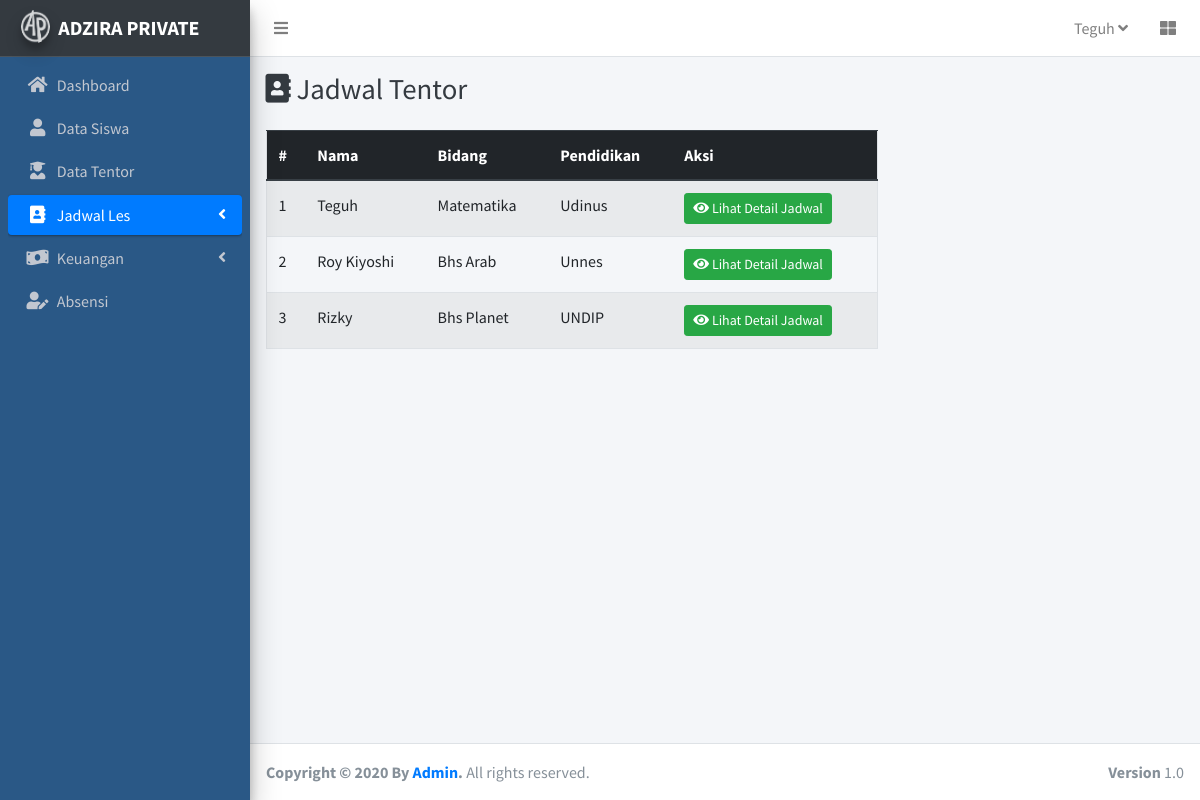
The app's page /index.php/c_jadwal/index2 with its own data.
### tables this page shows
CREATE TABLE `tentor` (
  `id_tentor` int(11) NOT NULL,
  `nama` varchar(50) NOT NULL,
  `alamat` varchar(255) NOT NULL,
  `no_tlp` varchar(13) NOT NULL,
  `bidang_keahlian` varchar(50) DEFAULT NULL,
  `sekolah` varchar(50) DEFAULT NULL,
  `jurusan` varchar(50) DEFAULT NULL,
  `semester` int(11) DEFAULT NULL,
  `image` varchar(50) DEFAULT NULL
);

### application/controllers/C_Jadwal.php (called while the page is built, shortened)
<?php
class C_Jadwal extends CI_Controller{
    public function __construct()
    {
        $this->load->model('Jadwal_model');
        $this->load->model('Siswa_model');
        $this->load->model('Tentor_model');
    }
    public function index2()
    {
        $data['siswa'] = $this->Siswa_model->getAllSiswa();
        $data['tentor'] = $this->Tentor_model->getAllTentor();
        $data['hari'] = ['Senin','Selasa','Rabu','Kamis','Jumat','Sabtu','Minggu'];
        $data['judul'] = 'Jadwal Siswa';
        $data['aktifdashboard'] = '';
        $data['aktifsiswa'] = '';
        $data['aktiftentor'] = '';
        $data['aktifjadwal'] = 'active';
        $data['aktifabsensi'] = '';
        $data['aktifkeuangan'] = '';
        $data['user'] = $this->db->get_where('admin')->row_array();
        $this->load->view('template/header',$data);
        $this->load->view('jadwal/index2',$data);
        $this->load->view('template/footer');
        $this->load->view('modal/index');
    }
}

### index.php (called while the page is built, shortened)
<?php
require_once BASEPATH.'core/CodeIgniter.php';

### application/models/Tentor_model.php (called while the page is built, shortened)
<?php
class Tentor_model extends CI_model{
    public function getAllTentor()
    {
        return $this->db->get('tentor')->result_array();
    }
}

### application/views/template/header.php (shortened to what this page needs)
<!DOCTYPE html>
<html>
<head>
  <link rel="stylesheet" href="<?= base_url();?>assetAdmin/plugins/fontawesome-free/css/all.min.css">
  <link rel="stylesheet" href="https://code.ionicframework.com/ionicons/2.0.1/css/ionicons.min.css">
  <link rel="stylesheet" href="<?= base_url();?>assetAdmin/plugins/tempusdominus-bootstrap-4/css/tempusdominus-bootstrap-4.min.css">
  <link rel="stylesheet" href="<?= base_url();?>assetAdmin/plugins/icheck-bootstrap/icheck-bootstrap.min.css">
  <link rel="stylesheet" href="<?= base_url();?>assetAdmin/plugins/jqvmap/jqvmap.min.css">
  <link rel="stylesheet" href="<?= base_url();?>assetAdmin/dist/css/adminlte.min.css">
  <link rel="stylesheet" href="<?= base_url();?>assetAdmin/dist/jos.css">
  <link rel="stylesheet" href="<?= base_url();?>assetAdmin/plugins/overlayScrollbars/css/OverlayScrollbars.min.css">
  <link rel="stylesheet" href="<?= base_url();?>assetAdmin/plugins/daterangepicker/daterangepicker.css">
  <link rel="stylesheet" href="<?= base_url();?>assetAdmin/plugins/summernote/summernote-bs4.css">
</head>
<body class="hold-transition sidebar-mini layout-fixed">
<div class="wrapper">
  <nav class="main-header navbar navbar-expand navbar-white navbar-light">
    <ul class="navbar-nav">
      <li class="nav-item">
        <a class="nav-link" data-widget="pushmenu" href="#" role="button"><i class="fas fa-bars"></i></a>
      </li>
    </ul>
    <ul class="navbar-nav ml-auto">
      <li class="nav-item dropdown">
        <a class="nav-link" data-toggle="dropdown" href="#"> <?= $user['username'];?>
          <i class="fas fa-angle-down"></i>
        </a>
      </li>
      <li class="nav-item">
        <a class="nav-link" data-widget="control-sidebar" data-slide="true" href="#" role="button">
          <i class="fas fa-th-large"></i>
        </a>
      </li>
    </ul>
  </nav>
  <aside class="main-sidebar sidebar-dark-primary elevation-4 bg-dark">
    <a href="<?= base_url();?>" class="brand-link">
      <img src="<?= base_url();?>assetAdmin/dist/img/AdminLTELogo.png" alt="AdminLTE Logo" class="brand-image img-circle elevation-3"
           style="opacity: .8">
      <span class="brand-text font-weight-bold">ADZIRA PRIVATE</span>
    </a>
    <div class="sidebar froge">
      <nav class="mt-2">
        <ul class="nav nav-pills nav-sidebar flex-column" data-widget="treeview" role="menu" data-accordion="false">
          <li class="nav-item has-treeview">
            <a href="<?= base_url();?>c_home" class="nav-link <?= $aktifdashboard;?>">
              <i class="nav-icon fas fa-home"></i>
              <p>Dashboard</p>
            </a>
          </li>
          <li class="nav-item has-treeview">
            <a href="<?= base_url();?>c_siswa" class="nav-link <?= $aktifsiswa;?>">
              <i class="nav-icon fas fa-user"></i>
              <p>Data Siswa</p>
            </a>
          </li>
          <li class="nav-item has-treeview">
            <a href="<?= base_url();?>c_tentor" class="nav-link <?= $aktiftentor;?>">
              <i class="nav-icon fas fa-user-graduate"></i>
              <p>Data Tentor</p>
            </a>
          </li>
          <li class="nav-item has-treeview">
            <a href="#" class="nav-link <?= $aktifjadwal;?>">
              <i class="nav-icon fas fa-address-book"></i>
              <p>
                Jadwal Les
                <i class="right fas fa-angle-left"></i>
              </p>
            </a>
          </li>
          <li class="nav-item has-treeview">
            <a href="#" class="nav-link <?= $aktifkeuangan;?>">
              <i class="nav-icon fas fa-money-bill-wave"></i>
              <p>
                Keuangan
                <i class="fas fa-angle-left right"></i>
              </p>
            </a>
          </li>
          <li class="nav-item has-treeview">
            <a href="<?= base_url() ;?>c_absensi" class="nav-link <?= $aktifabsensi;?>">
              <i class="nav-icon fas fa-user-edit"></i>
              <p> Absensi</p>
            </a>
          </li>
        </ul>
      </nav>
    </div>
  </aside>

### application/views/jadwal/index2.php (shortened to what this page needs)
<div class="content-wrapper">
    <div class="content-header">
      <div class="container-fluid">
        <div class="row mb-2">
          <div class="col-sm-6">
            <h1 class="m-0 text-dark"><i class="fas fa-address-book"></i> Jadwal Tentor</h1>
          </div>
        </div>
      </div>
    </div>
    <section class="content">
        <div class="container">
            <table class="table border table-striped col-md-8">
                <thead class="thead-dark">
                    <tr>
                    <th scope="col">#</th>
                    <th scope="col">Nama</th>
                    <th scope="col">Bidang</th>
                    <th scope="col">Pendidikan</th>
                    <th scope="col">Aksi</th>
                    </tr>
                </thead>
                <tbody>
                    <?php $angka=1; foreach($tentor as $tentor): ?>
                    <tr>
                        <td><?=$angka++;?></td>
                        <td><?= $tentor['nama'] ;?></td>
                        <td><?= $tentor['bidang_keahlian'] ;?></td>
                        <td><?= $tentor['sekolah'] ;?></td>
                        <td>
                            <a href="<?= base_url();?>c_jadwal/detail2/<?= $tentor['id_tentor'];?>" class="btn btn-success btn-sm"><i class="fas fa-eye"> </i> Lihat Detail Jadwal</a>
                        </td>
                    </tr>
                    <?php endforeach;?>
                </tbody>
            </table>
        </div>
    </section>
</div>

### records on screen
tentor: nama "Teguh", bidang_keahlian "Matematika", sekolah "Udinus"
tentor: nama "Roy Kiyoshi", bidang_keahlian "Bhs Arab", sekolah "Unnes"
tentor: nama "Rizky", bidang_keahlian "Bhs Planet", sekolah "UNDIP"

### other values on screen
$user['username'] "Teguh"
